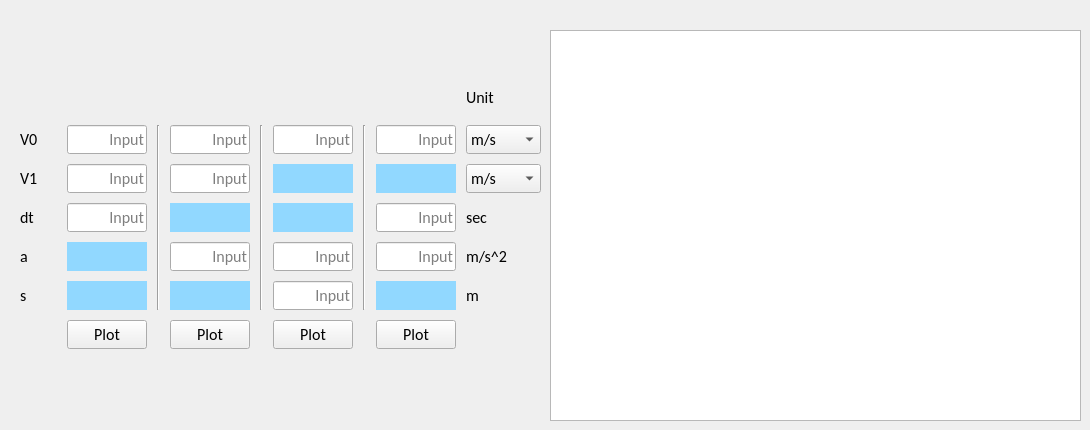
      <widget class="QWidget" name="tab">
       <attribute name="title">
        <string>Lin. Acc</string>
       </attribute>
       <widget class="QWidget" name="gridLayoutWidget_13">
        <property name="geometry">
         <rect>
          <x>10</x>
          <y>70</y>
          <width>531</width>
          <height>289</height>
         </rect>
        </property>
        <layout class="QGridLayout" name="gridLayout_13" rowstretch="1,1,1,1,1,1,1" columnstretch="1,1,1,1,1,1,1,1,2">
         <property name="leftMargin">
          <number>10</number>
         </property>
         <property name="topMargin">
          <number>10</number>
         </property>
         <property name="rightMargin">
          <number>0</number>
         </property>
         <property name="bottomMargin">
          <number>10</number>
         </property>
         <property name="spacing">
          <number>10</number>
         </property>
         <item row="2" column="3">
          <widget class="QLineEdit" name="input_lin_v1_2">
           <property name="font">
            <font>
             <family>Calibri</family>
             <pointsize>12</pointsize>
             <bold>false</bold>
            </font>
           </property>
           <property name="alignment">
            <set>Qt::AlignRight|Qt::AlignTrailing|Qt::AlignVCenter</set>
           </property>
           <property name="dragEnabled">
            <bool>true</bool>
           </property>
           <property name="placeholderText">
            <string>Input</string>
           </property>
          </widget>
         </item>
         <item row="4" column="0">
          <widget class="QLabel" name="label_speedinput_24">
           <property name="font">
            <font>
             <family>Calibri</family>
             <pointsize>12</pointsize>
             <bold>false</bold>
            </font>
           </property>
           <property name="text">
            <string>a</string>
           </property>
          </widget>
         </item>
         <item row="4" column="8">
          <widget class="QLabel" name="label_34">
           <property name="font">
            <font>
             <family>Calibri</family>
             <pointsize>12</pointsize>
             <bold>false</bold>
            </font>
           </property>
           <property name="text">
            <string>m/s^2</string>
           </property>
          </widget>
         </item>
         <item row="3" column="0">
          <widget class="QLabel" name="label_speedinput_23">
           <property name="font">
            <font>
             <family>Calibri</family>
             <pointsize>12</pointsize>
             <bold>false</bold>
            </font>
           </property>
           <property name="text">
            <string>dt</string>
           </property>
          </widget>
         </item>
         <item row="4" column="7">
          <widget class="QLineEdit" name="input_lin_a_4">
           <property name="font">
            <font>
             <family>Calibri</family>
             <pointsize>12</pointsize>
             <bold>false</bold>
            </font>
           </property>
           <property name="alignment">
            <set>Qt::AlignRight|Qt::AlignTrailing|Qt::AlignVCenter</set>
           </property>
           <property name="dragEnabled">
            <bool>true</bool>
           </property>
           <property name="placeholderText">
            <string>Input</string>
           </property>
          </widget>
         </item>
         <item row="3" column="5">
          <widget class="QLabel" name="output_lin_dt_3">
           <property name="font">
            <font>
             <family>Calibri</family>
             <pointsize>12</pointsize>
             <bold>false</bold>
            </font>
           </property>
           <property name="styleSheet">
            <string notr="true">QLabel{background-color: rgb(145, 216, 255)}</string>
           </property>
           <property name="text">
            <string/>
           </property>
           <property name="alignment">
            <set>Qt::AlignRight|Qt::AlignTrailing|Qt::AlignVCenter</set>
           </property>
          </widget>
         </item>
         <item row="2" column="0">
          <widget class="QLabel" name="label_speedinput_21">
           <property name="font">
            <font>
             <family>Calibri</family>
             <pointsize>12</pointsize>
             <bold>false</bold>
            </font>
           </property>
           <property name="text">
            <string>V1</string>
           </property>
          </widget>
         </item>
         <item row="1" column="5">
          <widget class="QLineEdit" name="input_lin_v0_3">
           <property name="font">
            <font>
             <family>Calibri</family>
             <pointsize>12</pointsize>
             <bold>false</bold>
            </font>
           </property>
           <property name="alignment">
            <set>Qt::AlignRight|Qt::AlignTrailing|Qt::AlignVCenter</set>
           </property>
           <property name="dragEnabled">
            <bool>true</bool>
           </property>
           <property name="placeholderText">
            <string>Input</string>
           </property>
          </widget>
         </item>
         <item row="4" column="3">
          <widget class="QLineEdit" name="input_lin_a_2">
           <property name="font">
            <font>
             <family>Calibri</family>
             <pointsize>12</pointsize>
             <bold>false</bold>
            </font>
           </property>
           <property name="alignment">
            <set>Qt::AlignRight|Qt::AlignTrailing|Qt::AlignVCenter</set>
           </property>
           <property name="dragEnabled">
            <bool>true</bool>
           </property>
           <property name="placeholderText">
            <string>Input</string>
           </property>
          </widget>
         </item>
         <item row="5" column="8">
          <widget class="QLabel" name="label_33">
           <property name="font">
            <font>
             <family>Calibri</family>
             <pointsize>12</pointsize>
             <bold>false</bold>
            </font>
           </property>
           <property name="text">
            <string>m</string>
           </property>
          </widget>
         </item>
         <item row="1" column="7">
          <widget class="QLineEdit" name="input_lin_v0_4">
           <property name="font">
            <font>
             <family>Calibri</family>
             <pointsize>12</pointsize>
             <bold>false</bold>
            </font>
           </property>
           <property name="alignment">
            <set>Qt::AlignRight|Qt::AlignTrailing|Qt::AlignVCenter</set>
           </property>
           <property name="dragEnabled">
            <bool>true</bool>
           </property>
           <property name="placeholderText">
            <string>Input</string>
           </property>
          </widget>
         </item>
         <item row="2" column="8">
          <widget class="QComboBox" name="comboBox_lin_v1">
           <property name="font">
            <font>
             <family>Calibri</family>
             <pointsize>12</pointsize>
             <bold>false</bold>
            </font>
           </property>
           <item>
            <property name="text">
             <string>m/s</string>
            </property>
           </item>
           <item>
            <property name="text">
             <string>kph</string>
            </property>
           </item>
          </widget>
         </item>
         <item row="3" column="1">
          <widget class="QLineEdit" name="input_lin_dt_1">
           <property name="font">
            <font>
             <family>Calibri</family>
             <pointsize>12</pointsize>
             <bold>false</bold>
            </font>
           </property>
           <property name="alignment">
            <set>Qt::AlignRight|Qt::AlignTrailing|Qt::AlignVCenter</set>
           </property>
           <property name="dragEnabled">
            <bool>true</bool>
           </property>
           <property name="placeholderText">
            <string>Input</string>
           </property>
          </widget>
         </item>
         <item row="0" column="8">
          <widget class="QLabel" name="label_speedinput_25">
           <property name="font">
            <font>
             <family>Calibri</family>
             <pointsize>12</pointsize>
             <bold>false</bold>
            </font>
           </property>
           <property name="text">
            <string>Unit</string>
           </property>
          </widget>
         </item>
         <item row="4" column="1">
          <widget class="QLabel" name="output_lin_a_1">
           <property name="font">
            <font>
             <family>Calibri</family>
             <pointsize>12</pointsize>
             <bold>false</bold>
            </font>
           </property>
           <property name="styleSheet">
            <string notr="true">QLabel{background-color: rgb(145, 216, 255)}</string>
           </property>
           <property name="text">
            <string/>
           </property>
           <property name="alignment">
            <set>Qt::AlignRight|Qt::AlignTrailing|Qt::AlignVCenter</set>
           </property>
          </widget>
         </item>
         <item row="3" column="3">
          <widget class="QLabel" name="output_lin_dt_2">
           <property name="font">
            <font>
             <family>Calibri</family>
             <pointsize>12</pointsize>
             <bold>false</bold>
            </font>
           </property>
           <property name="styleSheet">
            <string notr="true">QLabel{background-color: rgb(145, 216, 255)}</string>
           </property>
           <property name="text">
            <string/>
           </property>
           <property name="alignment">
            <set>Qt::AlignRight|Qt::AlignTrailing|Qt::AlignVCenter</set>
           </property>
          </widget>
         </item>
         <item row="5" column="1">
          <widget class="QLabel" name="output_lin_s_1">
           <property name="font">
            <font>
             <family>Calibri</family>
             <pointsize>12</pointsize>
             <bold>false</bold>
            </font>
           </property>
           <property name="styleSheet">
            <string notr="true">QLabel{background-color: rgb(145, 216, 255)}</string>
           </property>
           <property name="text">
            <string/>
           </property>
           <property name="alignment">
            <set>Qt::AlignRight|Qt::AlignTrailing|Qt::AlignVCenter</set>
           </property>
          </widget>
         </item>
         <item row="5" column="5">
          <widget class="QLineEdit" name="input_lin_s_3">
           <property name="font">
            <font>
             <family>Calibri</family>
             <pointsize>12</pointsize>
             <bold>false</bold>
            </font>
           </property>
           <property name="alignment">
            <set>Qt::AlignRight|Qt::AlignTrailing|Qt::AlignVCenter</set>
           </property>
           <property name="dragEnabled">
            <bool>true</bool>
           </property>
           <property name="placeholderText">
            <string>Input</string>
           </property>
          </widget>
         </item>
         <item row="3" column="8">
          <widget class="QLabel" name="label_32">
           <property name="font">
            <font>
             <family>Calibri</family>
             <pointsize>12</pointsize>
             <bold>false</bold>
            </font>
           </property>
           <property name="text">
            <string>sec</string>
           </property>
          </widget>
         </item>
         <item row="5" column="0">
          <widget class="QLabel" name="label_speedinput_22">
           <property name="font">
            <font>
             <family>Calibri</family>
             <pointsize>12</pointsize>
             <bold>false</bold>
            </font>
           </property>
           <property name="text">
            <string>s</string>
           </property>
          </widget>
         </item>
         <item row="1" column="6" rowspan="5">
          <widget class="Line" name="line_5">
           <property name="font">
            <font>
             <family>Calibri</family>
             <pointsize>12</pointsize>
             <bold>false</bold>
            </font>
           </property>
           <property name="orientation">
            <enum>Qt::Vertical</enum>
           </property>
          </widget>
         </item>
         <item row="5" column="7">
          <widget class="QLabel" name="output_lin_s_4">
           <property name="font">
            <font>
             <family>Calibri</family>
             <pointsize>12</pointsize>
             <bold>false</bold>
            </font>
           </property>
           <property name="styleSheet">
            <string notr="true">QLabel{background-color: rgb(145, 216, 255)}</string>
           </property>
           <property name="text">
            <string/>
           </property>
           <property name="alignment">
            <set>Qt::AlignRight|Qt::AlignTrailing|Qt::AlignVCenter</set>
           </property>
          </widget>
         </item>
         <item row="5" column="3">
          <widget class="QLabel" name="output_lin_s_2">
           <property name="font">
            <font>
             <family>Calibri</family>
             <pointsize>12</pointsize>
             <bold>false</bold>
            </font>
           </property>
           <property name="styleSheet">
            <string notr="true">QLabel{background-color: rgb(145, 216, 255)}</string>
           </property>
           <property name="text">
            <string/>
           </property>
           <property name="alignment">
            <set>Qt::AlignRight|Qt::AlignTrailing|Qt::AlignVCenter</set>
           </property>
          </widget>
         </item>
         <item row="2" column="1">
          <widget class="QLineEdit" name="input_lin_v1_1">
           <property name="font">
            <font>
             <family>Calibri</family>
             <pointsize>12</pointsize>
             <bold>false</bold>
            </font>
           </property>
           <property name="alignment">
            <set>Qt::AlignRight|Qt::AlignTrailing|Qt::AlignVCenter</set>
           </property>
           <property name="dragEnabled">
            <bool>true</bool>
           </property>
           <property name="placeholderText">
            <string>Input</string>
           </property>
          </widget>
         </item>
         <item row="3" column="7">
          <widget class="QLineEdit" name="input_lin_dt_4">
           <property name="font">
            <font>
             <family>Calibri</family>
             <pointsize>12</pointsize>
             <bold>false</bold>
            </font>
           </property>
           <property name="alignment">
            <set>Qt::AlignRight|Qt::AlignTrailing|Qt::AlignVCenter</set>
           </property>
           <property name="dragEnabled">
            <bool>true</bool>
           </property>
           <property name="placeholderText">
            <string>Input</string>
           </property>
          </widget>
         </item>
         <item row="1" column="4" rowspan="5">
          <widget class="Line" name="line_7">
           <property name="font">
            <font>
             <family>Calibri</family>
             <pointsize>12</pointsize>
             <bold>false</bold>
            </font>
           </property>
           <property name="orientation">
            <enum>Qt::Vertical</enum>
           </property>
          </widget>
         </item>
         <item row="2" column="5">
          <widget class="QLabel" name="output_lin_v1_3">
           <property name="font">
            <font>
             <family>Calibri</family>
             <pointsize>12</pointsize>
             <bold>false</bold>
            </font>
           </property>
           <property name="styleSheet">
            <string notr="true">QLabel{background-color: rgb(145, 216, 255)}</string>
           </property>
           <property name="text">
            <string/>
           </property>
           <property name="alignment">
            <set>Qt::AlignRight|Qt::AlignTrailing|Qt::AlignVCenter</set>
           </property>
          </widget>
         </item>
         <item row="4" column="5">
          <widget class="QLineEdit" name="input_lin_a_3">
           <property name="font">
            <font>
             <family>Calibri</family>
             <pointsize>12</pointsize>
             <bold>false</bold>
            </font>
           </property>
           <property name="alignment">
            <set>Qt::AlignRight|Qt::AlignTrailing|Qt::AlignVCenter</set>
           </property>
           <property name="dragEnabled">
            <bool>true</bool>
           </property>
           <property name="placeholderText">
            <string>Input</string>
           </property>
          </widget>
         </item>
         <item row="1" column="8">
          <widget class="QComboBox" name="comboBox_lin_v0">
           <property name="font">
            <font>
             <family>Calibri</family>
             <pointsize>12</pointsize>
             <bold>false</bold>
            </font>
           </property>
           <item>
            <property name="text">
             <string>m/s</string>
            </property>
           </item>
           <item>
            <property name="text">
             <string>kph</string>
            </property>
           </item>
          </widget>
         </item>
         <item row="1" column="2" rowspan="5">
          <widget class="Line" name="line_6">
           <property name="font">
            <font>
             <family>Calibri</family>
             <pointsize>12</pointsize>
             <bold>false</bold>
            </font>
           </property>
           <property name="orientation">
            <enum>Qt::Vertical</enum>
           </property>
          </widget>
         </item>
         <item row="1" column="0">
          <widget class="QLabel" name="label_speedinput_20">
           <property name="font">
            <font>
             <family>Calibri</family>
             <pointsize>12</pointsize>
             <bold>false</bold>
            </font>
           </property>
           <property name="text">
            <string>V0</string>
           </property>
          </widget>
         </item>
         <item row="1" column="1">
          <widget class="QLineEdit" name="input_lin_v0_1">
           <property name="font">
            <font>
             <family>Calibri</family>
             <pointsize>12</pointsize>
             <bold>false</bold>
            </font>
           </property>
           <property name="alignment">
            <set>Qt::AlignRight|Qt::AlignTrailing|Qt::AlignVCenter</set>
           </property>
           <property name="dragEnabled">
            <bool>true</bool>
           </property>
           <property name="placeholderText">
            <string>Input</string>
           </property>
          </widget>
         </item>
         <item row="1" column="3">
          <widget class="QLineEdit" name="input_lin_v0_2">
           <property name="font">
            <font>
             <family>Calibri</family>
             <pointsize>12</pointsize>
             <bold>false</bold>
            </font>
           </property>
           <property name="alignment">
            <set>Qt::AlignRight|Qt::AlignTrailing|Qt::AlignVCenter</set>
           </property>
           <property name="dragEnabled">
            <bool>true</bool>
           </property>
           <property name="placeholderText">
            <string>Input</string>
           </property>
          </widget>
         </item>
         <item row="2" column="7">
          <widget class="QLabel" name="output_lin_v1_4">
           <property name="font">
            <font>
             <family>Calibri</family>
             <pointsize>12</pointsize>
             <bold>false</bold>
            </font>
           </property>
           <property name="styleSheet">
            <string notr="true">QLabel{background-color: rgb(145, 216, 255)}</string>
           </property>
           <property name="text">
            <string/>
           </property>
           <property name="alignment">
            <set>Qt::AlignRight|Qt::AlignTrailing|Qt::AlignVCenter</set>
           </property>
          </widget>
         </item>
         <item row="6" column="1">
          <widget class="QPushButton" name="plot_lin_1">
           <property name="font">
            <font>
             <family>Calibri</family>
             <pointsize>12</pointsize>
             <bold>false</bold>
            </font>
           </property>
           <property name="text">
            <string>Plot</string>
           </property>
          </widget>
         </item>
         <item row="6" column="3">
          <widget class="QPushButton" name="plot_lin_2">
           <property name="font">
            <font>
             <family>Calibri</family>
             <pointsize>12</pointsize>
             <bold>false</bold>
            </font>
           </property>
           <property name="text">
            <string>Plot</string>
           </property>
          </widget>
         </item>
         <item row="6" column="5">
          <widget class="QPushButton" name="plot_lin_3">
           <property name="font">
            <font>
             <family>Calibri</family>
             <pointsize>12</pointsize>
             <bold>false</bold>
            </font>
           </property>
           <property name="text">
            <string>Plot</string>
           </property>
          </widget>
         </item>
         <item row="6" column="7">
          <widget class="QPushButton" name="plot_lin_4">
           <property name="font">
            <font>
             <family>Calibri</family>
             <pointsize>12</pointsize>
             <bold>false</bold>
            </font>
           </property>
           <property name="text">
            <string>Plot</string>
           </property>
          </widget>
         </item>
        </layout>
       </widget>
       <widget class="QGraphicsView" name="graphicsView_lin">
        <property name="geometry">
         <rect>
          <x>550</x>
          <y>30</y>
          <width>531</width>
          <height>391</height>
         </rect>
        </property>
       </widget>
      </widget>
